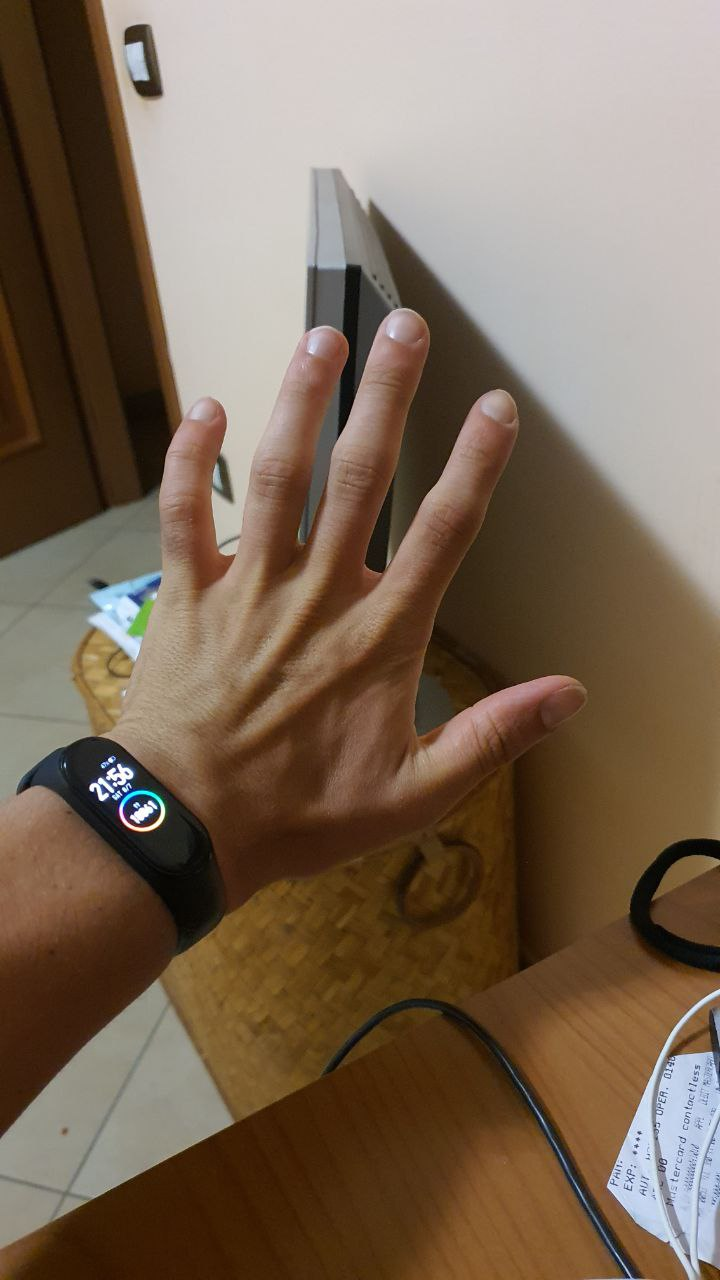
#> input picture Telegram_Bot - Bot Part/handgestures/hand0.jpeg, 720 x 1280 px
$ jupyter execute --allow-errors 'Preprocessing images.ipynb'   (shell and % lines are left out)
#> lines starting #> are read from the running program, lines starting #| are printed output that depends on the picture
#> (a cell that did not finish here is left out)

## Giving the path

[cell 2]
image_path = "hand0.jpeg"

#> (a cell that did not finish here is left out)

[cell 4]
import matplotlib.pyplot as plt

#> (a cell that did not finish here is left out)

## Giving the cv2 image

[cell 6]
import cv2

[cell 7]
image = cv2.imread("hand0.jpeg")
#> image is the input picture: shape (1280, 720, 3); mean B, G, R 86.7, 104.6, 123.3

[cell 8]
plt.imshow(image)

#> (a cell that did not finish here is left out)

#> (a cell that did not finish here is left out)

## Not recommended to read using PIL at this stage, to allow consistency

Remember that the Machine Learning models you are used to, works with arrays and not tensors or matrices. This means you need to flatten the image:

#> (a cell that did not finish here is left out)

#> (a cell that did not finish here is left out)

Be careful that sometimes the hands are not retrieved correctly. So you should place some check. For example the following:

[cell 13]
bad_hand = cv2.imread("hand1.jpeg")
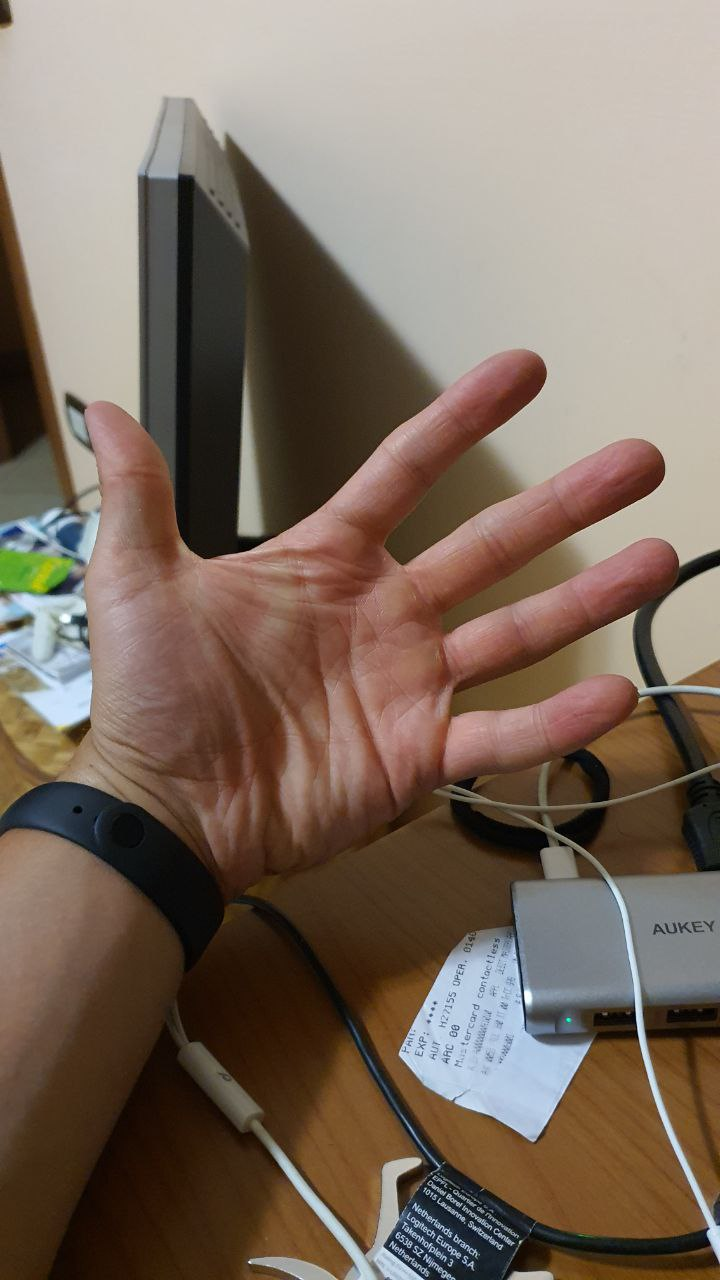
#> input picture Telegram_Bot - Bot Part/handgestures/hand1.jpeg, 720 x 1280 px
#> bad_hand is the input picture: shape (1280, 720, 3); mean B, G, R 96.4, 109.4, 125.5

[cell 14]
plt.imshow(bad_hand)

#> (a cell that did not finish here is left out)

Some other times it works but nothing is retrieved:

[cell 16]
dark = cv2.imread("hand2.jpeg")
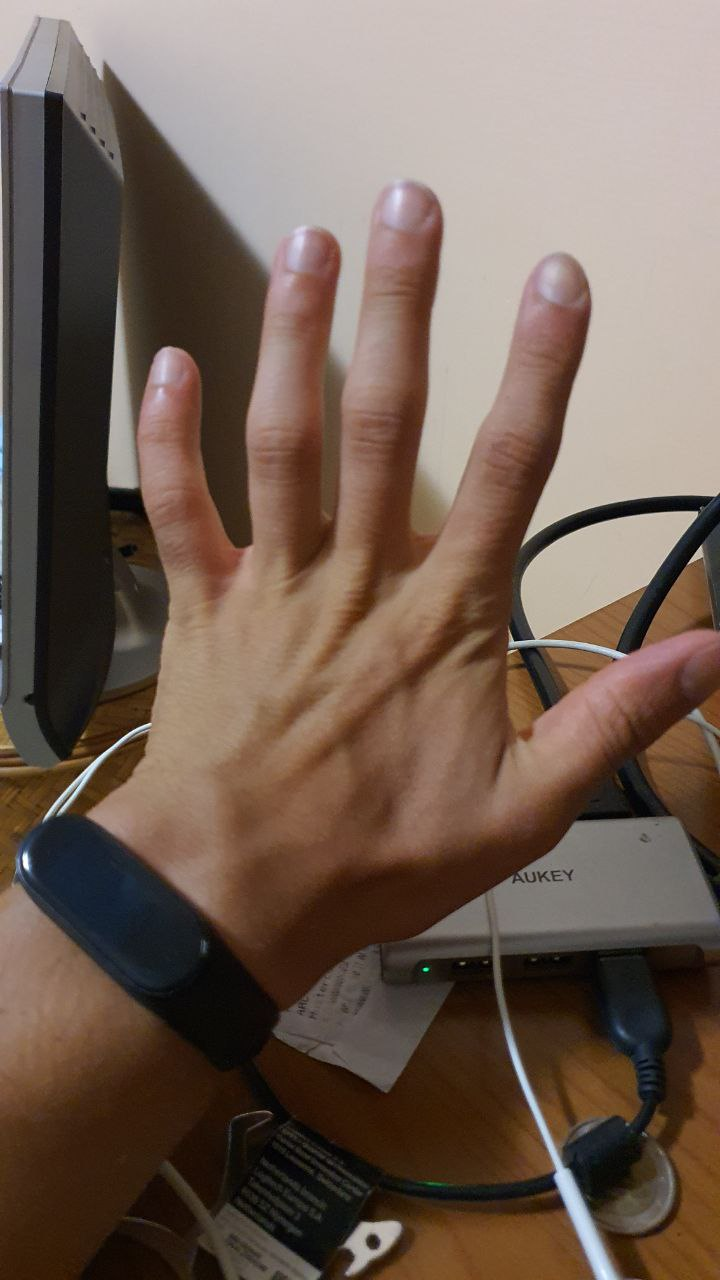
#> input picture Telegram_Bot - Bot Part/handgestures/hand2.jpeg, 720 x 1280 px
#> dark is the input picture: shape (1280, 720, 3); mean B, G, R 84.2, 95.8, 114.1
